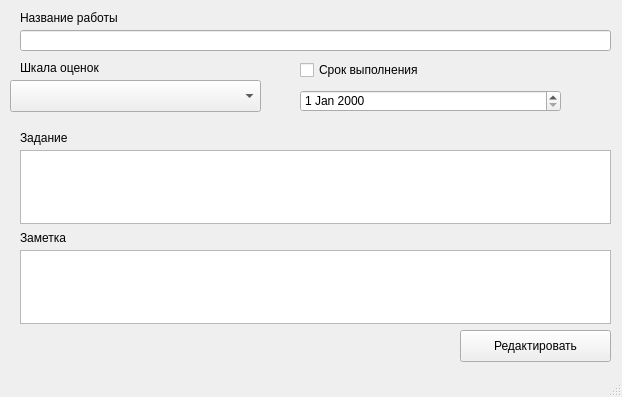
<?xml version="1.0" encoding="UTF-8"?>
<ui version="4.0">
 <class>MainWindow</class>
 <widget class="QMainWindow" name="MainWindow">
  <property name="geometry">
   <rect>
    <x>0</x>
    <y>0</y>
    <width>622</width>
    <height>397</height>
   </rect>
  </property>
  <property name="windowTitle">
   <string>Добавить работу</string>
  </property>
  <widget class="QWidget" name="centralwidget">
   <widget class="QLabel" name="label">
    <property name="geometry">
     <rect>
      <x>20</x>
      <y>10</y>
      <width>221</width>
      <height>16</height>
     </rect>
    </property>
    <property name="text">
     <string>Название работы</string>
    </property>
   </widget>
   <widget class="QLineEdit" name="lineEdit">
    <property name="geometry">
     <rect>
      <x>20</x>
      <y>30</y>
      <width>591</width>
      <height>21</height>
     </rect>
    </property>
   </widget>
   <widget class="QComboBox" name="comboBox">
    <property name="geometry">
     <rect>
      <x>10</x>
      <y>80</y>
      <width>251</width>
      <height>32</height>
     </rect>
    </property>
   </widget>
   <widget class="QLabel" name="label_2">
    <property name="geometry">
     <rect>
      <x>20</x>
      <y>60</y>
      <width>151</width>
      <height>16</height>
     </rect>
    </property>
    <property name="text">
     <string>Шкала оценок</string>
    </property>
   </widget>
   <widget class="QDateEdit" name="dateEdit">
    <property name="geometry">
     <rect>
      <x>300</x>
      <y>90</y>
      <width>261</width>
      <height>22</height>
     </rect>
    </property>
   </widget>
   <widget class="QCheckBox" name="checkBox">
    <property name="geometry">
     <rect>
      <x>300</x>
      <y>60</y>
      <width>211</width>
      <height>20</height>
     </rect>
    </property>
    <property name="text">
     <string>Срок выполнения</string>
    </property>
   </widget>
   <widget class="QPushButton" name="pushButton">
    <property name="geometry">
     <rect>
      <x>460</x>
      <y>330</y>
      <width>151</width>
      <height>32</height>
     </rect>
    </property>
    <property name="text">
     <string>Редактировать</string>
    </property>
   </widget>
   <widget class="QLabel" name="label_3">
    <property name="geometry">
     <rect>
      <x>20</x>
      <y>230</y>
      <width>58</width>
      <height>16</height>
     </rect>
    </property>
    <property name="text">
     <string>Заметка</string>
    </property>
   </widget>
   <widget class="QLabel" name="label_4">
    <property name="geometry">
     <rect>
      <x>20</x>
      <y>130</y>
      <width>58</width>
      <height>16</height>
     </rect>
    </property>
    <property name="text">
     <string>Задание</string>
    </property>
   </widget>
   <widget class="QTextEdit" name="textEdit">
    <property name="geometry">
     <rect>
      <x>20</x>
      <y>150</y>
      <width>591</width>
      <height>74</height>
     </rect>
    </property>
   </widget>
   <widget class="QTextEdit" name="textEdit_2">
    <property name="geometry">
     <rect>
      <x>20</x>
      <y>250</y>
      <width>591</width>
      <height>74</height>
     </rect>
    </property>
   </widget>
  </widget>
  <widget class="QStatusBar" name="statusbar"/>
 </widget>
 <resources/>
 <connections/>
</ui>
